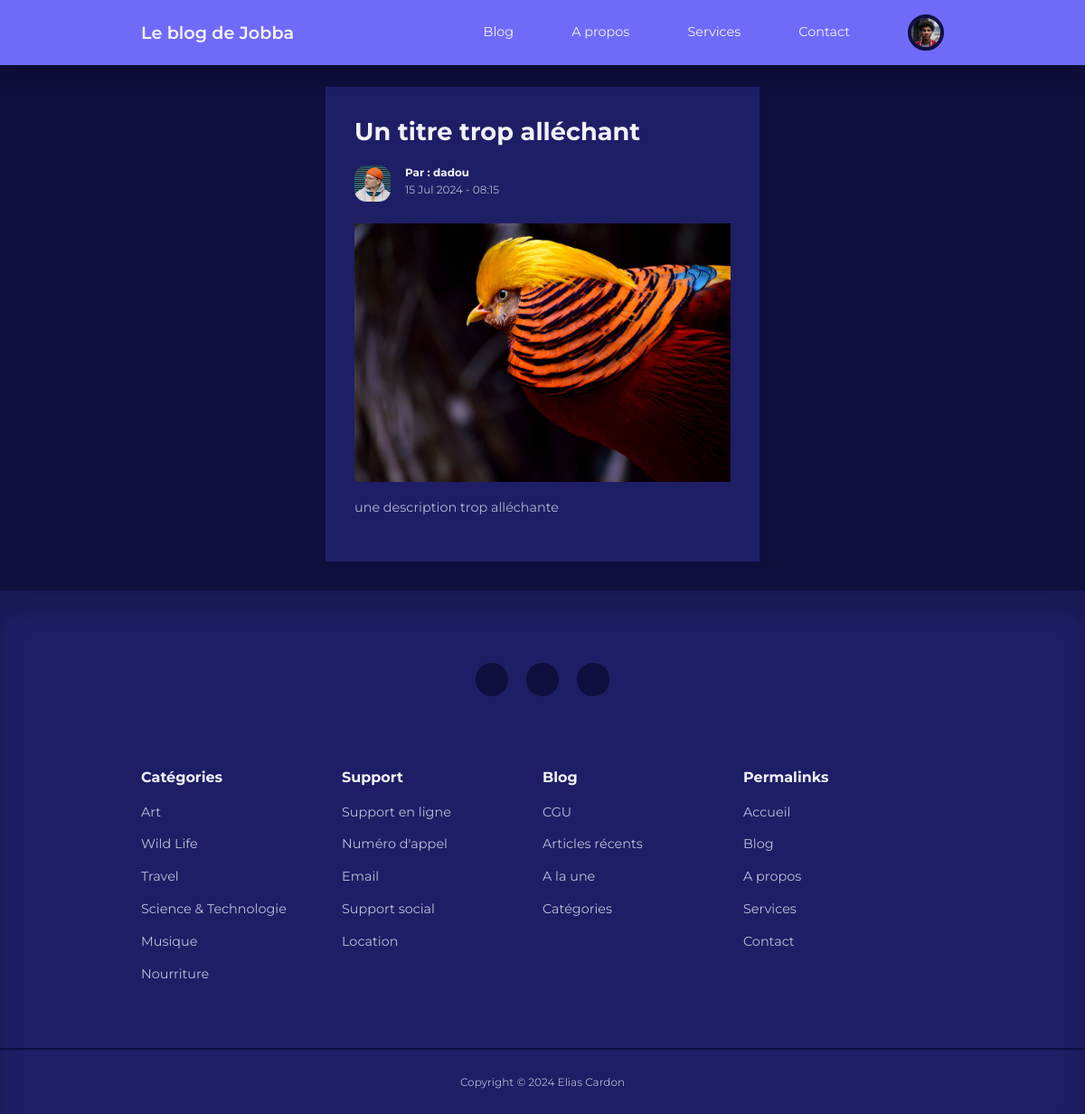
The page /post.php?id=11 (signed in) on the database its author committed.
### tables this page shows
CREATE TABLE IF NOT EXISTS `users` (
  `id` int UNSIGNED NOT NULL AUTO_INCREMENT,
  `firstname` varchar(50) NOT NULL,
  `lastname` varchar(50) NOT NULL,
  `username` varchar(50) NOT NULL,
  `email` varchar(100) NOT NULL,
  `password` varchar(255) NOT NULL,
  `avatar` varchar(255) NOT NULL,
  `is_admin` tinyint(1) NOT NULL,
  PRIMARY KEY (`id`)
);

CREATE TABLE IF NOT EXISTS `posts` (
  `id` int UNSIGNED NOT NULL AUTO_INCREMENT,
  `title` varchar(255) NOT NULL,
  `body` text NOT NULL,
  `thumbnail` varchar(255) NOT NULL,
  `date_time` timestamp NOT NULL DEFAULT CURRENT_TIMESTAMP,
  `category_id` int UNSIGNED DEFAULT NULL,
  `author_id` int UNSIGNED NOT NULL,
  `is_featured` tinyint(1) NOT NULL,
  PRIMARY KEY (`id`),
  KEY `FK_blog_category` (`category_id`),
  KEY `FK_blog_author` (`author_id`)
);

### post.php (the view, shortened to what this page needs)
<?php
include 'backend/partials/header.php';
if (isset($_GET['id'])) {
    $id = filter_var($_GET['id'], FILTER_SANITIZE_NUMBER_INT);
    $query = "SELECT * FROM posts WHERE id = $id";
    $result = mysqli_query($connection, $query);
    $post = mysqli_fetch_assoc($result);
} else {
    header('location: ' . ROOT_URL . 'blog.php');
    die();
}
?>
<section class="singlepost">
    <div class="container singlepost__container">
        <h2><?= $post['title'] ?></h2>
        <div class="post__author">
            <?php
            $author_id = $post['author_id'];
            $author_query = "SELECT * FROM users WHERE id = $author_id";
            $author_result = mysqli_query($connection, $author_query);
            $author = mysqli_fetch_assoc($author_result);
            ?>
            <div class="post__author-avatar">
                <img src="frontend/assets/images/<?= $author['avatar'] ?>"
                     alt="Avatar de l'auteur de l'article">
            </div>
            <div class="post__author-info">
                <h5>Par : <?= "{$author['username']}" ?></h5>
                <small><?= date("d M Y - H:i", strtotime($post['date_time'])) ?></small>
            </div>
        </div>
        <div class="singlepost__thumbnail">
            <img src="frontend/assets/images/<?= $post['thumbnail'] ?>" alt="Image du post">
        </div>
        <p>
            <?= $post['body'] ?>
        </p>
    </div>
</section>
<?php
include 'backend/partials/footer.php';
?>
</body>
</html>

### backend/partials/header.php (shortened to what this page needs)
<?php
require __DIR__ . '/../config/database.php';
if (isset($_SESSION['user-id'])){
    $id = filter_var($_SESSION['user-id'], FILTER_SANITIZE_NUMBER_INT);
    $query = "SELECT avatar FROM users WHERE id = $id";
    $result = mysqli_query($connection, $query);
    $avatar = mysqli_fetch_assoc($result);
}
?>
<!doctype html>
<html lang="fr">
<head>
    <link rel="stylesheet" href="<?= ROOT_URL?>frontend/assets/style.css">
    <link rel="stylesheet" href="https://unicons.iconscout.com/release/v4.0.0/css/line.css">
</head>
<body>
<nav>
    <div class="container nav__container">
        <a href="<?= ROOT_URL?>" class="nav__logo">Le blog de Jobba</a>
        <ul class="nav__items">
            <li><a href="<?= ROOT_URL?>blog.php">Blog</a></li>
            <li><a href="<?= ROOT_URL?>about.php">A propos</a></li>
            <li><a href="<?= ROOT_URL?>services.php">Services</a></li>
            <li><a href="<?= ROOT_URL?>contact.php">Contact</a></li>
            <?php if (isset($_SESSION['user-id'])) : ?>
                <li class="nav__profile">
                    <div class="avatar">
                        <img src="<?= ROOT_URL . 'frontend/assets/images/' . $avatar['avatar'] ?>" alt="Un avatar">
                    </div>
                </li>
            <?php else : ?>
                <li><a href="<?= ROOT_URL?>signin.php">Se connecter</a></li>
            <?php endif ?>
        </ul>
    </div>
</nav>

### frontend/assets/style.css (style rules this page uses)
:root { --color-primary: #6f6af8; --color-primary-light: hsl(242, 91%, 69%, 18%); --color-primary-variant: #5854c7; --color-red: #da0f3f; --color-red-light: hsl(346, 87%, 46%, 15%); --color-green: #00c476; --color-green-light: hsl(156, 100%, 38%, 15%); --color-gray-900: #1e1e66; --color-gray-700: #2d2b7c; --color-gray-300: rgba(242, 242, 254, 0.3); --color-gray-200: rgba(242, 242, 254, 0.7); --color-white: #f2f2fe; --color-bg: #0f0f3e; --transition: all 300ms ease; --container-width-lg: 74%; --container-width-md: 88%; --form-width: 40%; --card-border-radius-1: 0.3rem; --card-border-radius-2: 0.5rem; --card-border-radius-3: 0.8rem; --card-border-radius-4: 2rem; --card-border-radius-5: 5rem; }
* { margin: 0; padding: 0; outline: 0; border: 0; appearance: 0; list-style: none; text-decoration: none; box-sizing: border-box; }
body { font-family: 'Montserrat', sans-serif; line-height: 1.6; color: var(--color-gray-200); overflow-x: hidden; background: var(--color-bg); font-size: 0.9rem; }
.container { width: var(--container-width-lg); max-width: 1800px; margin-inline: auto; }
h1, h2, h3, h4, h5 { color: var(--color-white); line-height: 1.3; }
h2 { font-size: 1.7rem; margin: 1rem 0; }
a { color: var(--color-white); transition: var(--transition); }
img { display: block; width: 100%; object-fit: cover; }
nav { background: var(--color-primary); width: 100vw; height: 4.5rem; position: fixed; top: 0; z-index: 10; box-shadow: 0 1rem 1rem rgba(0, 0, 0, 0.2); }
.nav__container { height: 100%; display: flex; align-items: center; justify-content: space-between; }
.avatar { width: 2.5rem; height: 2.5rem; border-radius: 50%; overflow: hidden; border: 0.3rem solid var(--color-bg) }
.nav__logo { font-weight: 600; font-size: 1.2rem; }
.nav__items { display: flex; align-items: center; gap: 4rem; }
.nav__profile { position: relative; cursor: pointer; }
.post__author { display: flex; gap: 1rem; margin-top: 1.2rem; }
.post__author-avatar { width: 2.5rem; height: 2.5rem; border-radius: var(--card-border-radius-3); overflow: hidden; }
.singlepost { margin: 6rem 0 2rem; }
.singlepost__container { width: var(--form-width); background: var(--color-gray-900); padding: 1rem 2rem 3rem; }
.singlepost__thumbnail { margin: 1.5rem 0 1rem; }
.singlepost__container p { margin-top: 1rem; line-height: 1.7; }

### rows shown on the page
users: avatar (picture)
posts: title "Un titre trop alléchant", date_time "15 Jul 2024 - 08:15", thumbnail (picture), body "une description trop alléchante"
users: avatar (picture), username "dadou"
